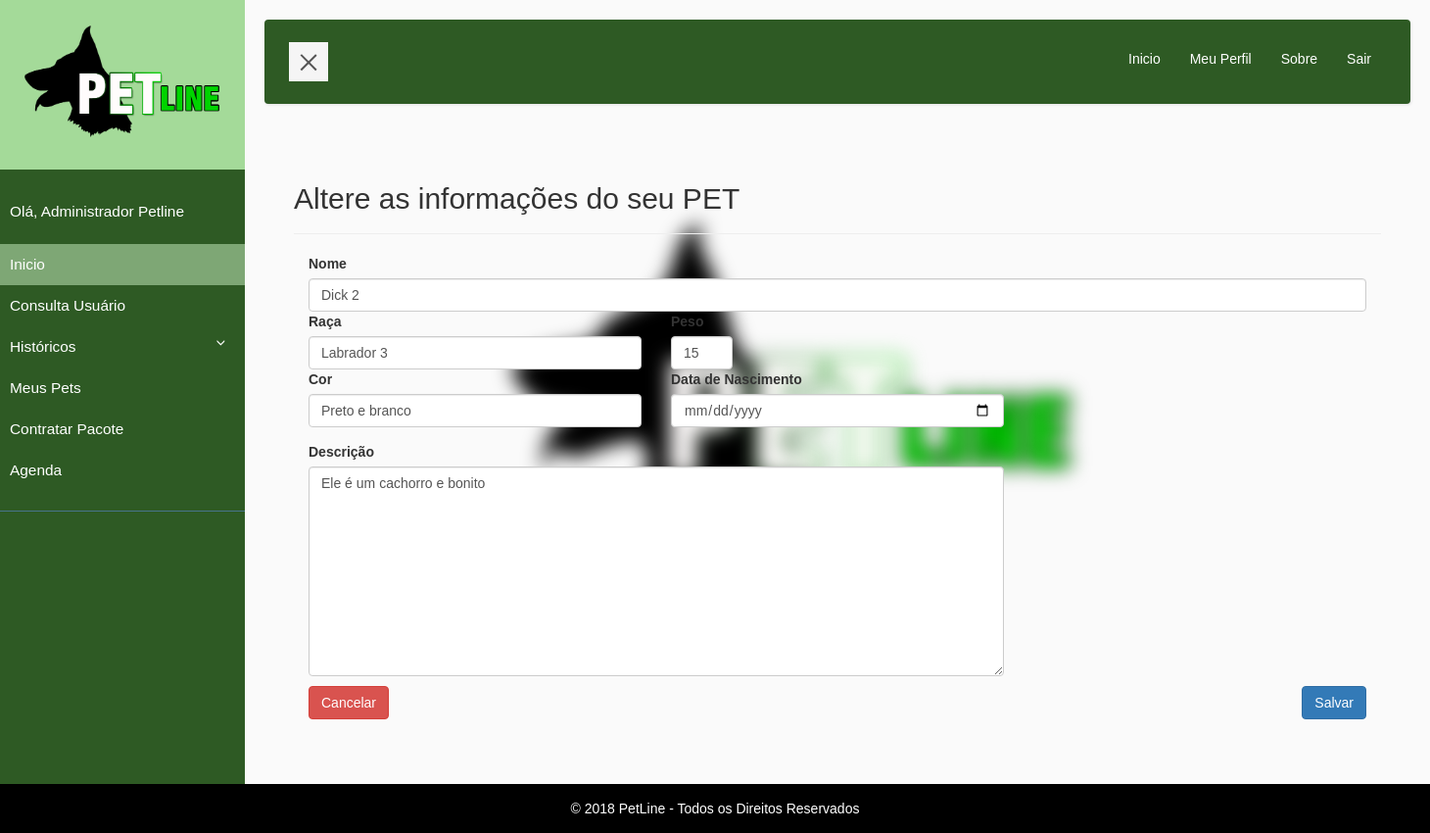
The page /consulta/detalha_pet.php?id=1 (signed in) on the database as committed earlier.
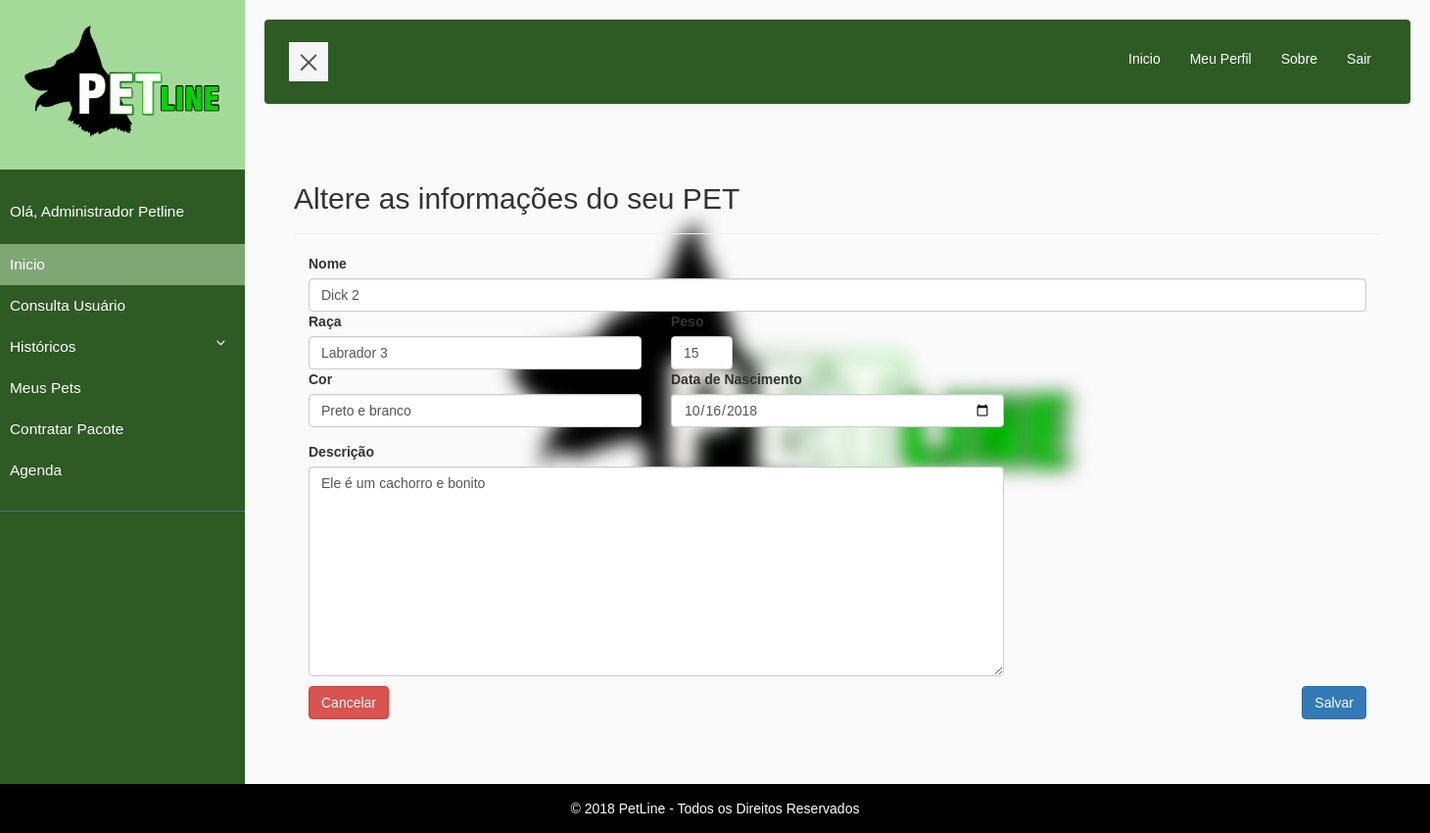
The same page on the database as committed later.
### tables this page shows
CREATE TABLE `pet` (
  `id` int(11) NOT NULL AUTO_INCREMENT,
  `nome` varchar(255) NOT NULL,
  `raca` varchar(255) NOT NULL,
  `peso` varchar(25) NOT NULL,
  `cor` varchar(25) NOT NULL,
  `dt_nascimento` date NOT NULL DEFAULT '0000-00-00',
  `dt_alteracao` timestamp NOT NULL DEFAULT CURRENT_TIMESTAMP ON UPDATE CURRENT_TIMESTAMP,
  `descricao` text,
  `id_usuario` int(11) DEFAULT NULL,
  `ativo` char(1) DEFAULT NULL,
  PRIMARY KEY (`id`),
  KEY `idx_pet` (`id`),
  KEY `fk_id_usuario_3` (`id_usuario`),
  CONSTRAINT `fk_id_usuario_3` FOREIGN KEY (`id_usuario`) REFERENCES `usuario` (`id`)
);

### consulta/detalha_pet.php (the view, shortened to what this page needs)
<?php
include "../cabecalho.php";
    if (isset($_GET['id'])) {
        $id = $_GET['id'];
        $sqlConsultaPet = "SELECT nome, raca, peso, cor, dt_nascimento, descricao FROM pet WHERE id = $id";
        $resultadoConsultaPet = mysqli_query($conn,$sqlConsultaPet);
        $contadorConsultaPet = mysqli_num_rows($resultadoConsultaPet);
        if ($contadorConsultaPet != 0) {
            while ($linhaPet = $resultadoConsultaPet -> fetch_array(MYSQLI_ASSOC)) {
                $nome = utf8_encode($linhaPet['nome']);
                $raca = utf8_encode($linhaPet['raca']);
                $peso = $linhaPet['peso'];
                $cor = $linhaPet['cor'];
                $dt_nascimento = $linhaPet['dt_nascimento'];
                $descricao = utf8_encode($linhaPet['descricao']);
            }
        }
    }
?>
<div class="container">
    <div class="col-md-12">
        <div class="page-header">
            <h2>Altere as informações do seu PET</h2>
        </div>
        <?php echo "<form action='http://www.petline.com.br/cadastra_pet.php?cod=$id' method='post' name='cadastro_pet' id='cadastro_pet'>";?>
            <div class="form-row">
                <div class="col-md-12">
                    <label for="nome_pet">Nome</label>
                    <input type="text" class="form-control" name="nome_pet" maxlength="255" id="nome_pet" value='<?php echo $nome; ?>'>
                </div>
                <div class="col-md-4">
                    <label for="raca">Raça</label>
                    <input type="text" class="form-control" name="raca" maxlength="255" id="raca" value='<?php echo $raca; ?>'>
                </div>
                <div class="col-md-1">
                    <label for="peso">Peso</label>
                    <input type="number" class="form-control" name="peso" maxlength="255" id="peso" value='<?php echo $peso; ?>'>
                </div>
                <div class="clearfix"></div>
                <div class="col-md-4">
                    <label for="cor">Cor</label>
                    <input type="text" class="form-control" name="cor" maxlength="255" id="cor" value='<?php echo $cor; ?>'>
                </div>
                <div class="form-group col-md-4">
                    <label for="dt_nascimento">Data de Nascimento</label>
                    <input type="date" class="form-control" name="dt_nascimento" id="dt_nascimento" value='<?php echo $dt_nascimento; ?>'>
                </div>
                <div class="form-row">
                    <div class="col-md-8">
                    <label for="descricao_pet">Descrição</label>
                        <p><textarea class="form-control" name="descricao_pet" id="descricao_pet" cols="148" rows="10" ><?php echo $descricao; ?></textarea></p>
                    </div>
                </div>
                <div class="form-row">
                    <div class="col-md-6" align="left">
                        <a href="http://www.petline.com.br/index.php" class="btn btn-danger">Cancelar</a>
                    </div>
                    <div class="col-md-6" align="right">
                        <button type="button" class="btn btn-primary" id="salvar_pet">Salvar</button>
                    </div>
                </div>
            </div>
        </form>
    </div>
</div>
<?php include "../rodape.php"; ?>

Rows that differ between the two databases and show on the page:
changed pet "Dick 2": dt_nascimento (not shown) → "10/16/2018"
